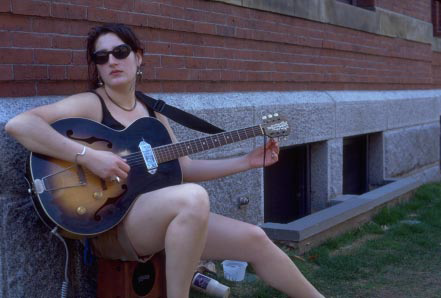
%> input picture Asgnt 3/Database/3.png, 441 x 298 px, given in place of eat1.jpg, which was not available
$ octave rigidbody.m   (GNU Octave 9; MATLAB toolbox functions it lacks are replaced by stand-ins)
%> lines starting %> are read from the running program, lines starting %| are printed output that depends on the picture; pictures that were not available may be replaced by others from this repository, and a replacement may not be noted
clear
%% Parameters
imagename = 'eat';

%% Read images
inputimageAraw = double(imread(strcat('Test Image/',imagename,'1.jpg'),'jpeg'));
inputimageBraw = double(imread(strcat('Test Image/',imagename,'2.jpg'),'jpeg'));
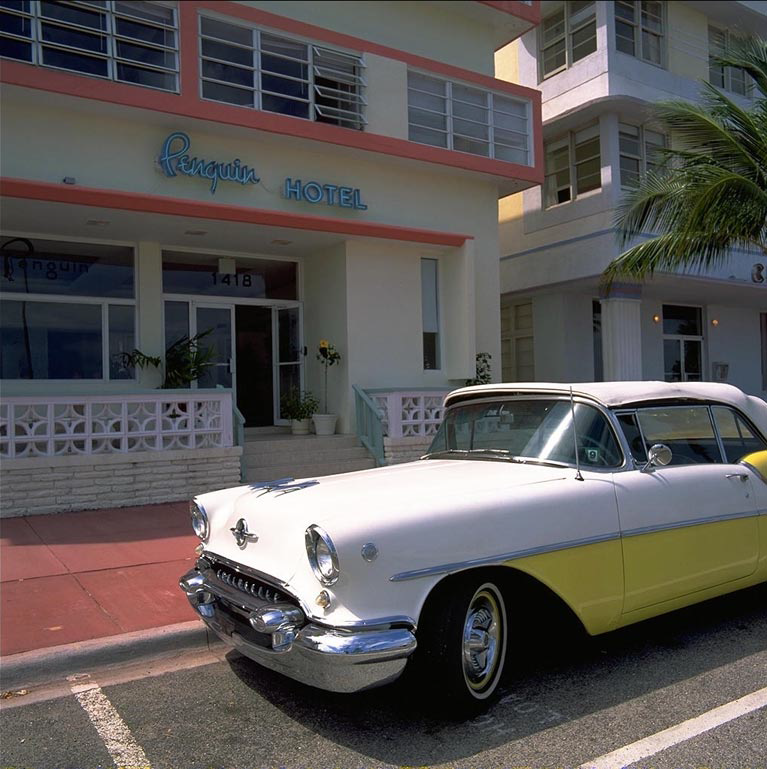
%> input picture Asgnt 3/Database/4.png, 767 x 769 px, given in place of eat2.jpg, which was not available
inputimageAraw = inputimageAraw(:,:,1);
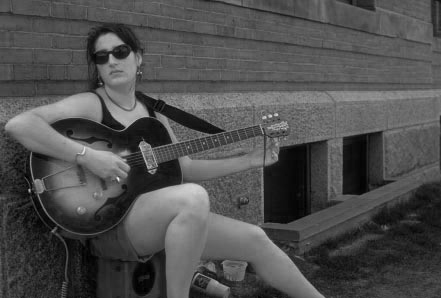
%> inputimageAraw: size 298x441 double; min 0, max 239, mean 78.5
inputimageBraw = inputimageBraw(:,:,1);
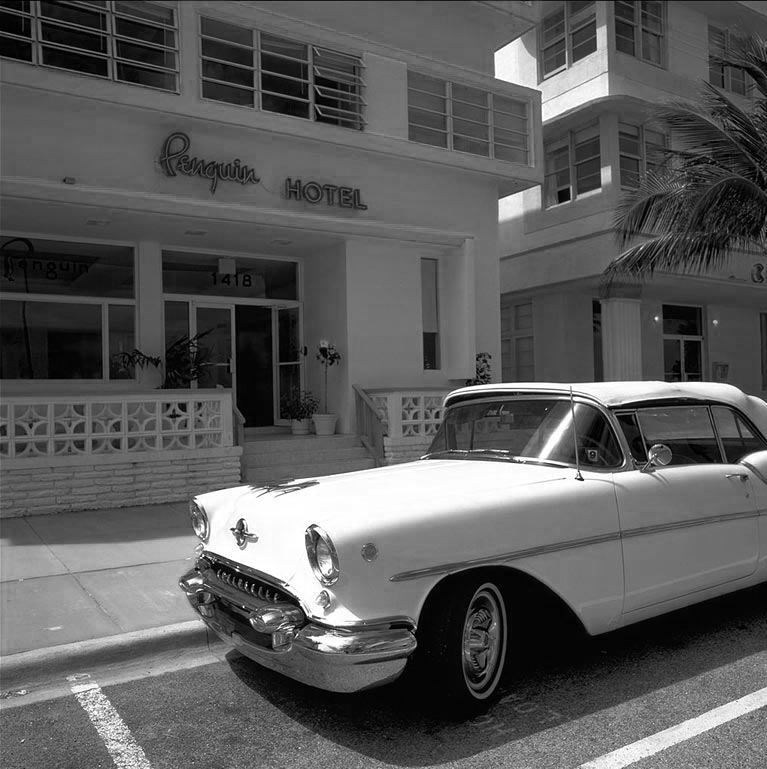
%> inputimageBraw: size 769x767 double; min 0, max 255, mean 90.7

% figure,imshow(uint8(inputimageAraw));
% figure,imshow(uint8(inputimageBraw));
%% Windowing
[M, N] = size(inputimageAraw);
%> M = 298; N = 441
w1 = cos(linspace(-pi/2, pi/2, M));
w2 = cos(linspace(-pi/2, pi/2, N));
w = w1' * w2;
inputimageA = inputimageAraw.*w;
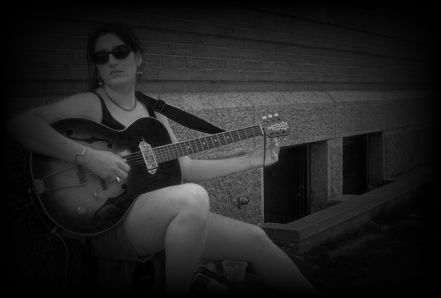
%> inputimageA: size 298x441 double; min 0, max 190.7, mean 34.2
%> (the run ends here)
